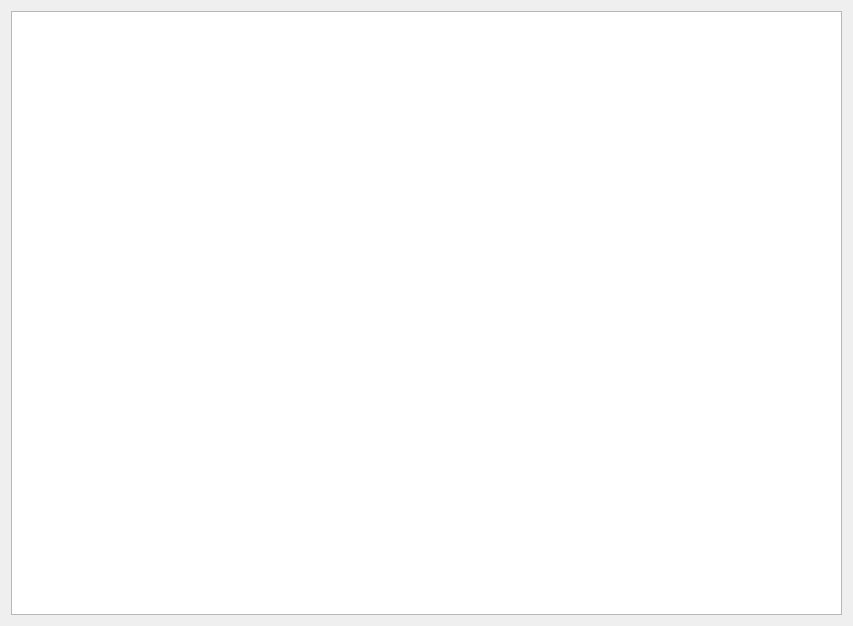
<ui version="4.0" >
 <class>Help</class>
 <widget class="QDialog" name="Help" >
  <property name="geometry" >
   <rect>
    <x>0</x>
    <y>0</y>
    <width>853</width>
    <height>626</height>
   </rect>
  </property>
  <property name="windowTitle" >
   <string>Help</string>
  </property>
  <layout class="QHBoxLayout" name="horizontalLayout_2" >
   <item>
    <widget class="QSplitter" name="splitter" >
     <property name="orientation" >
      <enum>Qt::Horizontal</enum>
     </property>
     <widget class="QTextEdit" name="webView" >
      <property name="readOnly" >
       <bool>true</bool>
      </property>
     </widget>
    </widget>
   </item>
  </layout>
 </widget>
 <resources/>
 <connections/>
</ui>
